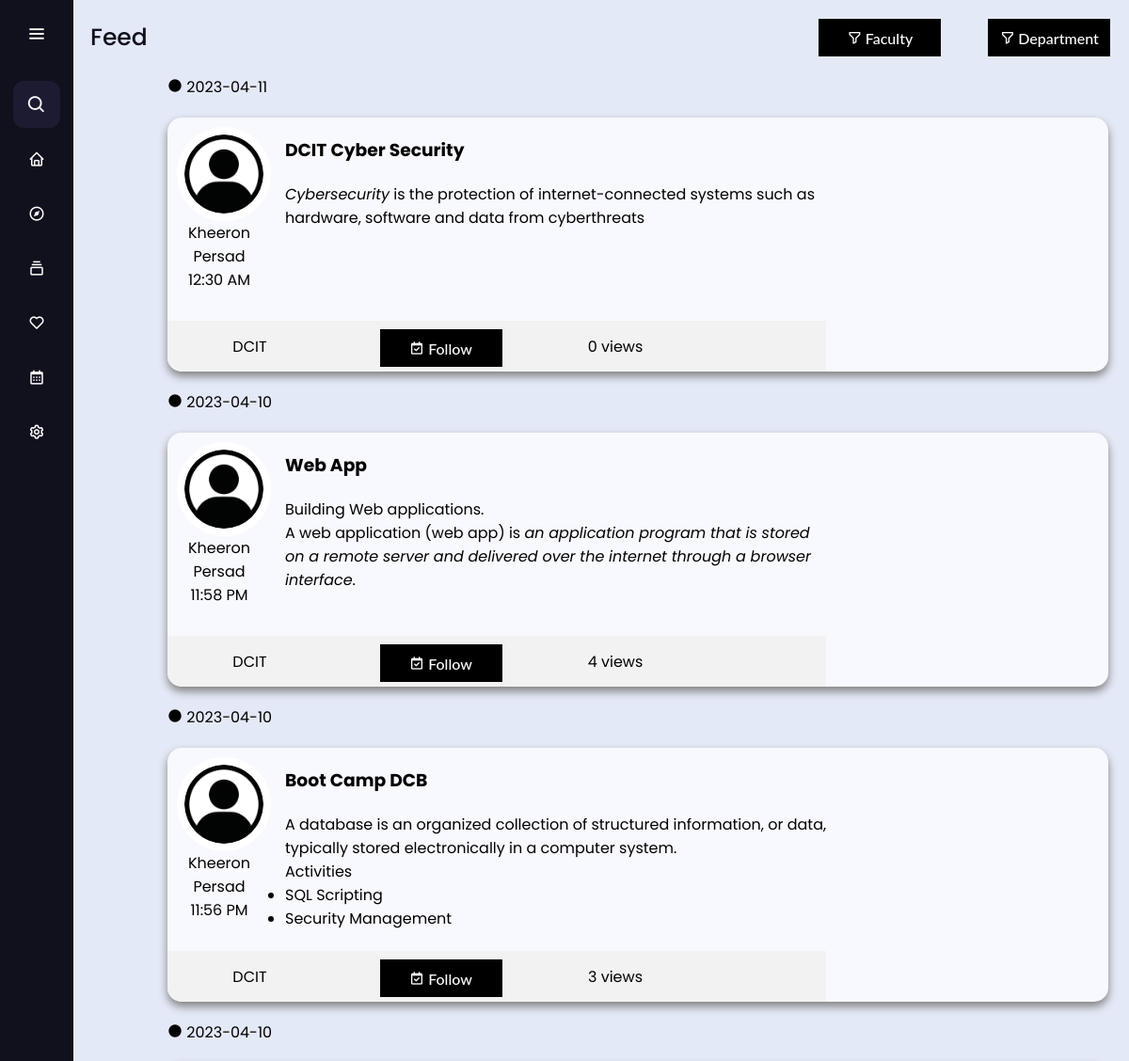
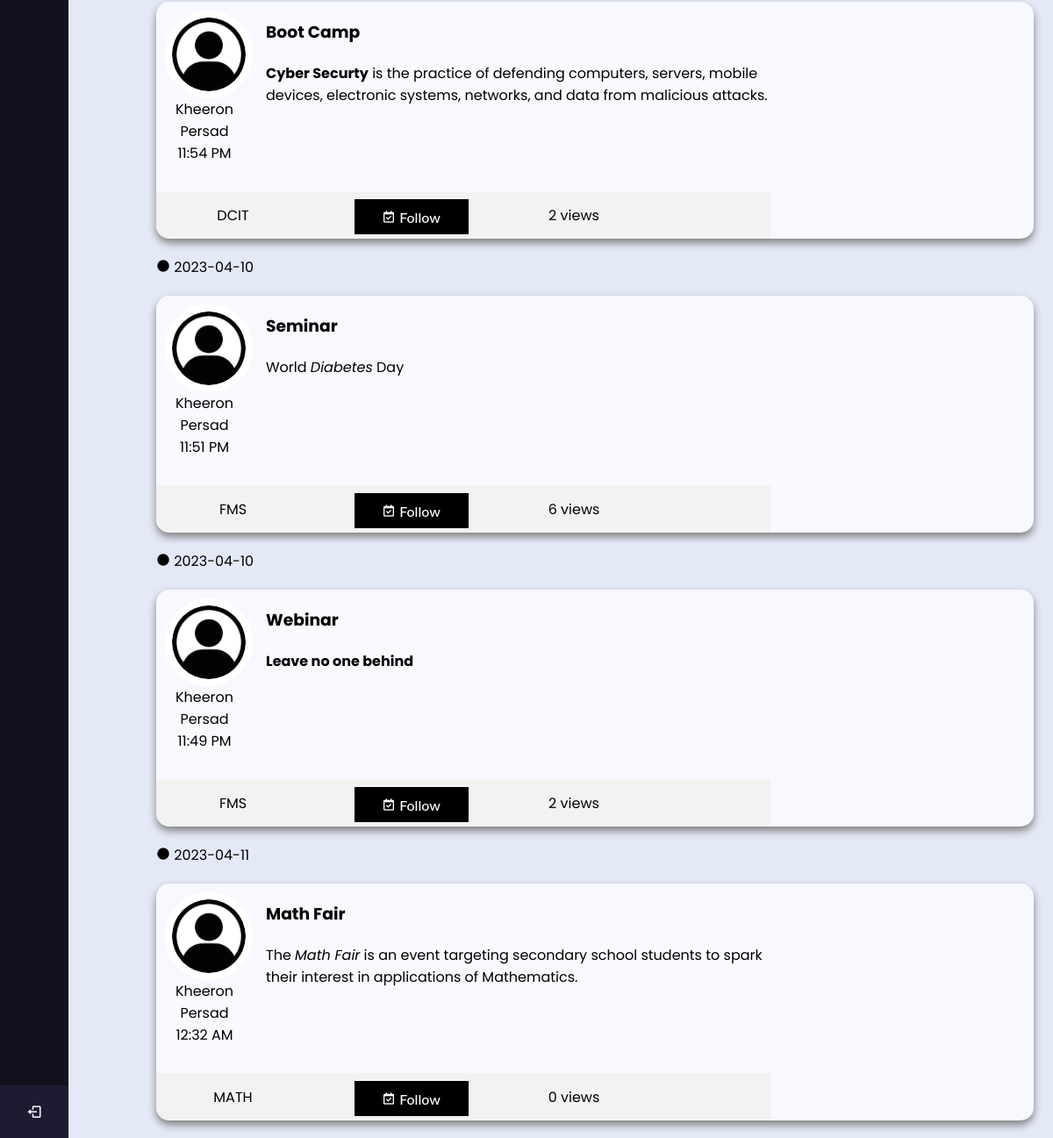
Before: /feed (signed in) with the older database file (2 pictures, top to bottom).
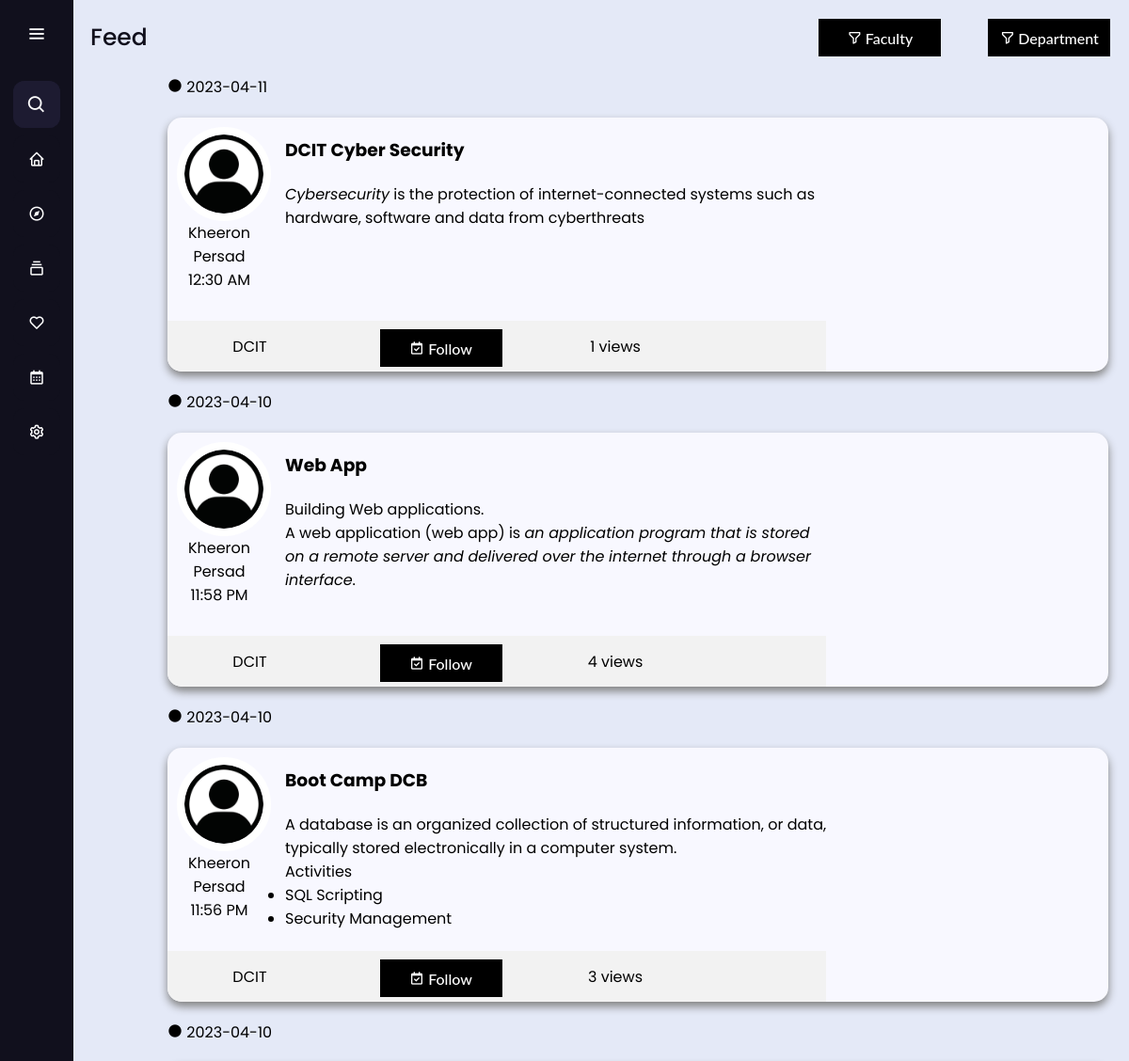
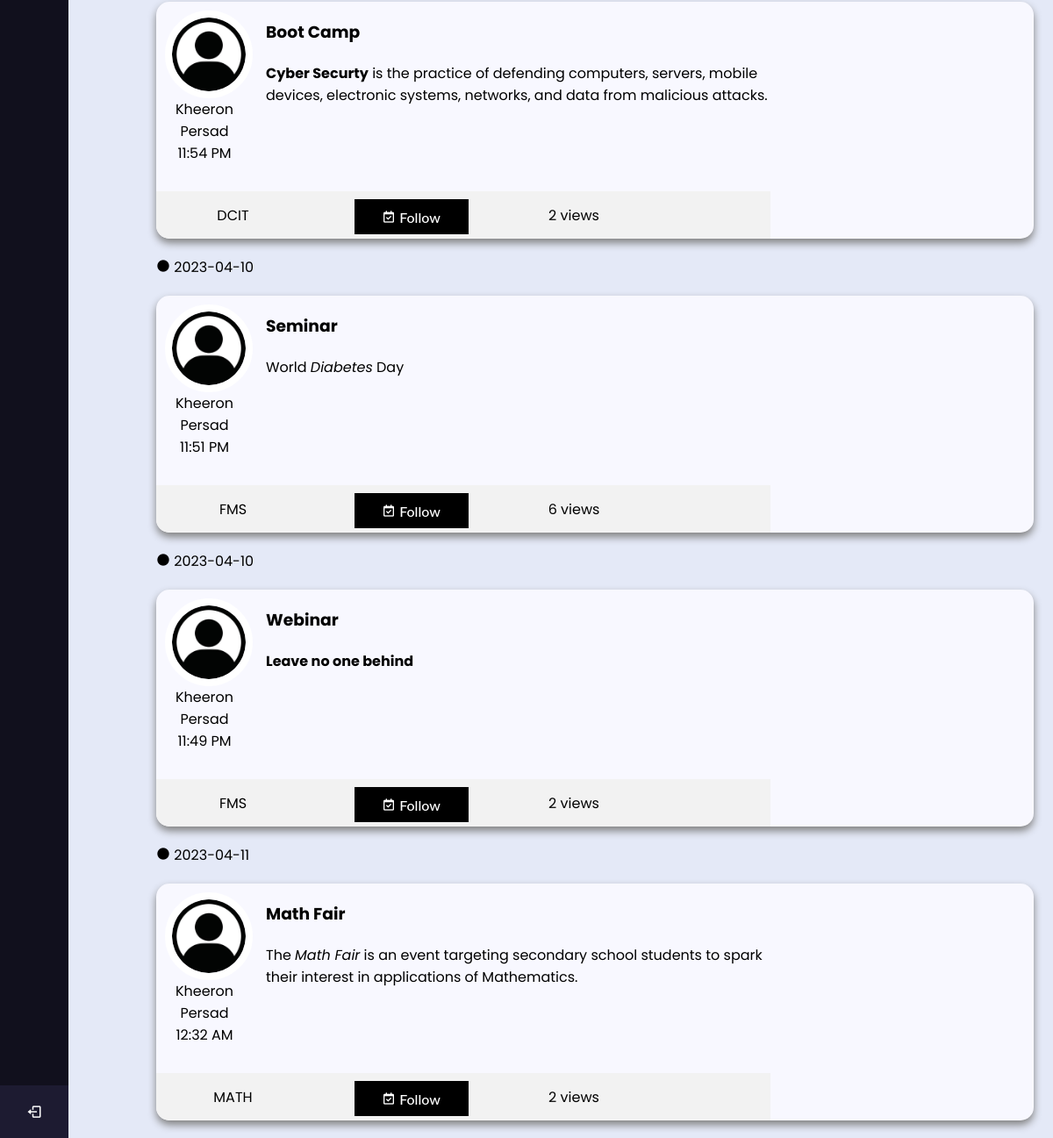
After: the same page with the newer database file (2 pictures, top to bottom).
### App/models.py (models this page shows)
class Post(db.Model):
  id = db.Column(db.Integer, primary_key=True, autoincrement=True)
  bID = db.Column(db.Integer, db.ForeignKey('board.id'), nullable=False)
  owner = db.Column(db.Integer, db.ForeignKey('user.id'))
  ownerName = db.Column(db.String(64), nullable=False)
  title = db.Column(db.String(64), nullable=False)
  message = db.Column(db.String(2048), nullable=False)
  faculty = db.Column(db.String(8), nullable=False)
  dept = db.Column(db.String(8), nullable=True)
  dateCreated = db.Column(db.DateTime, nullable=False, default=datetime.utcnow)
  image = db.Column(db.Boolean)
  imageLocation = db.Column(db.String(256), nullable=True)
  event = db.Column(db.Boolean)
  startDate = db.Column(db.Date,  default=date.today, index=True)
  endDate = db.Column(db.Date,  default=date.today, index=True)
  schedulePostDate = db.Column(db.DateTime,  default=datetime.utcnow, index=True)
  scheduledDeleteDate = db.Column(db.DateTime,  default=datetime.utcnow, index=True, nullable=True)
  viewCount = db.Column(db.Integer, nullable=True, default = 0)
  def toDict(self):
    return{
      "id": self.id,
      "bID": self.bID,
      "owner": self.owner,
      "ownerName":self.ownerName,
      "title": self.title,
      "message": self.message,
      "faculty": self.faculty,
      "dept": self.dept,
      "image": self.image,
      "imageLocation": self.imageLocation,
      "dateCreated": self.dateCreated,
      "startDate" : self.startDate,
      "endDate" : self.endDate,
      "schedulePostDate" : self.schedulePostDate,
      "scheduledDeleteDate" : self.scheduledDeleteDate,
      "viewCount": self.viewCount
    }

class Board(db.Model):
  id = db.Column(db.Integer, primary_key=True, autoincrement=True)
  title = db.Column(db.String(64), nullable=False)
  faculty = db.Column(db.String(8), nullable=False)
  dept = db.Column(db.String(8), nullable=True)
  image = db.Column(db.Boolean)
  imageLocation = db.Column(db.String(256), nullable=True)
  subscribers = db.Column(db.Integer, nullable=True, default = 1)
  posts = db.relationship('Post', backref='b')
  def toDict(self):
    return{
      "id": self.id,
      "title": self.title,
      "faculty": self.faculty,
      "dept": self.dept,
      "image": self.image,
      "imageLocation": self.imageLocation,
      "subscribers": self.subscribers
    }

### App/app.py (the view)
@app.route('/feed', methods=['GET'])
@app.route('/feed|<sortF>', methods=['GET', 'POST'])
@app.route('/feed|<sortF>,<sortD>', methods=['GET', 'POST'])
def feed(sortF = None, sortD = None):
  if (current_user.is_authenticated == False):
    return redirect(url_for('login'))
  currentSysDateTime = datetime.datetime.now()
  feed = Post.query.filter(Post.schedulePostDate<=currentSysDateTime, Post.scheduledDeleteDate>=currentSysDateTime)
  feed = feed.order_by(Post.schedulePostDate.desc())
  faculty = RetrieveFacultyList()
  department = RetrieveDepartmentList()
  boards = RetrieveAllBoards()
  subBoards = Subscriber.query.filter_by(user = current_user.id)
  subBoards = [entry.toDict() for entry in subBoards]
  newFeed = []
  for board in subBoards:
    for singlePost in feed:
      if singlePost.bID == board['board']:
        newFeed.append(singlePost)
  newFeed = [singlePost.toDict() for singlePost in newFeed]
  return render_template('feed.html',
    posts=newFeed,
    boards=boards,
    sortF=sortF,
    sortD=sortD,
    faculty=faculty,
    department=department
  )

### App/app.py (called while the page is built)
@login_manager.user_loader
def load_user(user_id):
  return User.query.get(int(user_id))

@app.context_processor
def base():
  searchPost = SearchForm()
  return dict(form=searchPost)

def RetrieveAllBoards():
  list = Board.query.all()
  list = [entry.toDict() for entry in list]
  return list

def RetrieveFacultyList():
  list = Faculty.query.all()
  list = [entry.toDict() for entry in list]
  return list

def RetrieveDepartmentList():
  list = FacultyDept.query.all()
  list = [entry.toDict() for entry in list]
  return list

### App/models.py (called while the page is built)
  def toDict(self):
    return{
      "id": self.id,
      "board": self.board,
      "user": self.user,
      "isAdmin": self.isAdmin,
      "isSubscribed" : self.isSubscribed
    }

  def toDict(self):
    return{
      "id": self.id,
      "title": self.title,
      "label": self.label
    }

  def toDict(self):
    return{
      "id": self.id,
      "faculty": self.faculty,
      "fLabel": self.fLabel,
      "department": self.department,
      "dLabel": self.dLabel
    }

### App/templates/feed.html (shortened to what this page needs)
<!DOCTYPE html>
<html lang="en" dir="ltr">
  <head>
    <link rel="stylesheet" href="./static/css/test.css">
    <link href="static/css/post.css" rel="stylesheet" type="text/css" />
    <link href='https://unpkg.com/boxicons@2.0.7/css/boxicons.min.css' rel='stylesheet'>
   </head>
<body>
  <div class="sidebar">
    <div class="logo-details">
        <i class='bx bx-menu' id="btn" ></i>
    </div>
    <ul class="nav-list">
      <li>
        <i class='bx bx-search'></i>
        <form method="POST" action="{{ url_for('search') }}" class="d-flex"> {{ form.hidden_tag() }}
        </form>
      </li>
      <li>
        <a href="{{ url_for('home') }}">
          <i class='bx bx-home'></i>
        </a>
      </li>
      <li>
       <a href="{{ url_for('feed', uID = current_user.id, sortF = None, sortD = None) }}">
         <i class='bx bx-compass' ></i>
       </a>
     </li>
     <li>
       <a href="{{ url_for('boards') }}">
         <i class='bx bx-collection' ></i>
       </a>
     </li>
     <li>
      <a href="{{ url_for('savedBoards') }}">
        <i class='bx bx-heart' ></i>
      </a>
    </li>
     <li>
       <a href="{{ url_for('cal') }}">
         <i class='bx bx-calendar' ></i>
       </a>
     </li>
     <li>
       <a href="#">
         <i class='bx bx-cog' ></i>
       </a>
     </li>
     <li class="profile">
         <div class="profile-details">
           <div class="name_job">
             <div class="name">{{ current_user.username }}</div>
           </div>
         </div>
         <div>
          <a href="{{ url_for('logout') }}">
            <i class='bx bx-log-out' id="log_out"></i>
          </a>
        </div>
     </li>
    </ul>
  </div>
  <section class="home-section">
      <div class="button-container">
        <div class="text">Feed</div>
        <div class="group-buttons">
          <div class="act-container">
            <button class="custom-btn btn-5"><i class='bx bx-filter-alt'></i>{% if sortF %}
              {{ sortF }}
            {% else %}
              Faculty
            {% endif %}</button>
          </div>
          <div class="act-container">
            <button class="custom-btn btn-5"><i class='bx bx-filter-alt'></i>{% if sortD %}
              {{ sortD }}
            {% else %}
              Department
            {% endif %}</button>
          </div>
        </div>
      </div>
      <main>
        <div class="container-post">
          {% block content %}
            {% for post in posts %}
              {% if sortF is none %}
                <div class="for-date">
                  <p class="the-date"><i class='bx bxs-circle'></i> {{post.schedulePostDate.strftime('%Y-%m-%d') }}</p>
                  <div class="card">
                    <div class="card-left">
                      <div class="card-top">
                        <div class="top-left">
                          <div class="profile-image">
                            <img src="static/images/defaultProfile.jpg" alt="">
                            <p class="name">{{ post.ownerName }}</p>
                            <p class="time">{{ post.schedulePostDate.strftime('%I:%M %p') }}</p>
                          </div>
                        </div>
                        <div class="top-right">
                          <a href="{{ url_for('viewPost',pID = post.id )}}">
                          <div class="card-content">
                            <h3 class="title">{{ post.title }}</h3>
                            <p>{{ post.message | safe }}</p>
                          </div>
                          </a>
                        </div>
                      </div>
                      <div class="card-bot">
                        <div class="card-bot-left">
                          <p class="board-name">
                            {% for board in boards %}
                              {% if board.id == post.bID %}
                                {{ board.title }}
                              {% endif %}
                            {% endfor %}
                          </p>
                        </div>
                        <div class="card-bot-mid">
                          <div class="card-footer">
                            <a href="{{ url_for('follow', pID = post.id )  }}">
                              <button class="custom-btn btn-5"><i class='bx bx-calendar-check'></i> Follow</button>
                            </a>
                          </div>
                        </div>
                        <div class="card-bot-right-mid">
                          <p class="views">{{post.viewCount}} views</p>
                        </div>
                      </div>
                    </div>
                    <div class="card-right">
                    </div>
                  </div>
                </div>
              {% endif %}
            {% endfor %}
          {% endblock %}
        </div>
    </main>
  </section>
</body>
</html>

### App/static/css/test.css (style rules this page uses)
* { margin: 0; padding: 0; box-sizing: border-box; font-family: "Poppins" , sans-serif; }
.sidebar { position: fixed; left: 0; top: 0; height: 100%; width: 78px; background: #11101D; padding: 6px 14px; z-index: 99; transition: all 0.5s ease; }
.sidebar .logo-details { height: 60px; display: flex; align-items: center; position: relative; }
.sidebar .logo-details #btn { position: absolute; top: 50%; right: 0; transform: translateY(-50%); font-size: 22px; transition: all 0.4s ease; font-size: 23px; text-align: center; cursor: pointer; transition: all 0.5s ease; }
.sidebar i { color: #fff; height: 60px; min-width: 50px; font-size: 28px; text-align: center; line-height: 60px; }
.sidebar .nav-list { margin-top: 20px; height: 100%; }
.sidebar li { position: relative; margin: 8px 0; list-style: none; }
.sidebar .bx-search { position: absolute; top: 50%; left: 0; transform: translateY(-50%); font-size: 22px; background: #1d1b31; color: #FFF; }
.sidebar li a { display: flex; height: 100%; width: 100%; border-radius: 12px; align-items: center; text-decoration: none; transition: all 0.4s ease; background: #11101D; }
.sidebar li i { height: 50px; line-height: 50px; font-size: 18px; border-radius: 12px; }
.sidebar li.profile { position: fixed; height: 60px; width: 78px; left: 0; bottom: -8px; padding: 10px 14px; background: #1d1b31; transition: all 0.5s ease; overflow: hidden; }
.sidebar li .profile-details { display: flex; align-items: center; flex-wrap: nowrap; }
.sidebar li.profile .name, .sidebar li.profile .job { font-size: 15px; font-weight: 400; color: #fff; white-space: nowrap; }
.sidebar .profile #log_out { position: absolute; top: 50%; right: 0; transform: translateY(-50%); background: #1d1b31; width: 100%; height: 60px; line-height: 60px; border-radius: 0px; transition: all 0.5s ease; }
.home-section { position: relative; background: #E4E9F7; height: 100vh; top: 0; left: 78px; width: calc(100% - 78px); transition: all 0.5s ease; overflow-y: auto; }
.home-section .text { display: inline-block; color: #11101d; font-size: 25px; font-weight: 500; margin: 18px }
.button-container { display: flex; }
button { margin: 20px; outline: none; }
.custom-btn { width: 130px; height: 40px; padding: 10px 25px; border: 2px solid #000; font-family: 'Lato', sans-serif; font-weight: 500; font-size: 16px; background: transparent; cursor: pointer; transition: all 0.3s ease; position: relative; display: inline-block; }
.btn-5 { background: #000; color: #fff; line-height: 42px; padding: 0; border: none; }
.btn-5:before, .btn-5:after { content:''; position:absolute; top:0; right:0; height:2px; width:0; background: #000; transition:400ms ease all; }
.btn-5:after { right:inherit; top:inherit; left:0; bottom:0; }
.group-buttons { display: flex; }
.act-container { position: relative; margin-left: 10px; }
.button-container { display: flex; justify-content: space-between; align-items: center; }

### App/static/css/post.css (style rules this page uses)
.card { position: relative; font-family: "Candara", sans-serif; width: 1000px; height: 270px; margin: 20px; margin-left: 100px; overflow: hidden; border-radius: 15px; box-shadow: 0px 5px 10px gray; display: flex; flex-direction: row; transition-duration: 0.4s; transition-property: transform; background-color: ghostwhite; }
.card-content { margin-left: 15px; width: 578px; height: 300px; }
.title { padding-top: 20px; padding-bottom: 20px; }
.profile-image img { z-index: 1; width: 100px; height: 100px; position: relative; display: block; margin-left: 10px; margin-right: auto; margin-top: 10px; border-radius: 100px; border: 8px solid #fff; transition-duration: 0.4s; transition-property: transform; }
.name { text-align: center; }
.time { text-align: center; }
.card-footer { padding: 0px; display: flex; justify-content: center; }
.card-footer button { margin-top: 9px; }
.card-left { flex-grow: 1; padding-left: 0px; }
.card-right { width: 30%; }
.card-top { display: flex; position: absolute; width: 70%; height: 80%; }
.card-bot { position: absolute; display: flex; bottom: 0; width: 70%; background-color: #f2f2f2; height: 20%; }
.card-bot-left { width: 25%; }
.card-bot-mid { width: 33%; }
.card-bot-right-mid { width: 20%; }
.board-name { text-align: center; padding: 15px; }
.views { text-align: center; padding: 15px; }
.the-date { padding-left: 100px; }
a { color: black; text-decoration: none; }

Changed rows visible on the page:
changed Post "DCIT Cyber Security": viewCount "0" → "1"
changed Post "Math Fair": viewCount "0" → "2"
